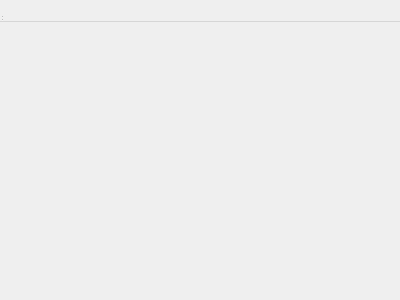
<?xml version="1.0" encoding="UTF-8"?>
<ui version="4.0">
 <class>ConfigWidget</class>
 <widget class="QWidget" name="ConfigWidget">
  <property name="geometry">
   <rect>
    <x>0</x>
    <y>0</y>
    <width>400</width>
    <height>300</height>
   </rect>
  </property>
  <property name="windowTitle">
   <string>MainWindow</string>
  </property>
  <widget class="QWidget" name="centralWidget"/>
  <widget class="QMenuBar" name="menuBar">
   <property name="geometry">
    <rect>
     <x>0</x>
     <y>0</y>
     <width>400</width>
     <height>22</height>
    </rect>
   </property>
  </widget>
  <widget class="QToolBar" name="mainToolBar">
   <attribute name="toolBarArea">
    <enum>TopToolBarArea</enum>
   </attribute>
   <attribute name="toolBarBreak">
    <bool>false</bool>
   </attribute>
  </widget>
  <widget class="QStatusBar" name="statusBar"/>
 </widget>
 <layoutdefault spacing="6" margin="11"/>
 <resources/>
 <connections/>
</ui>
